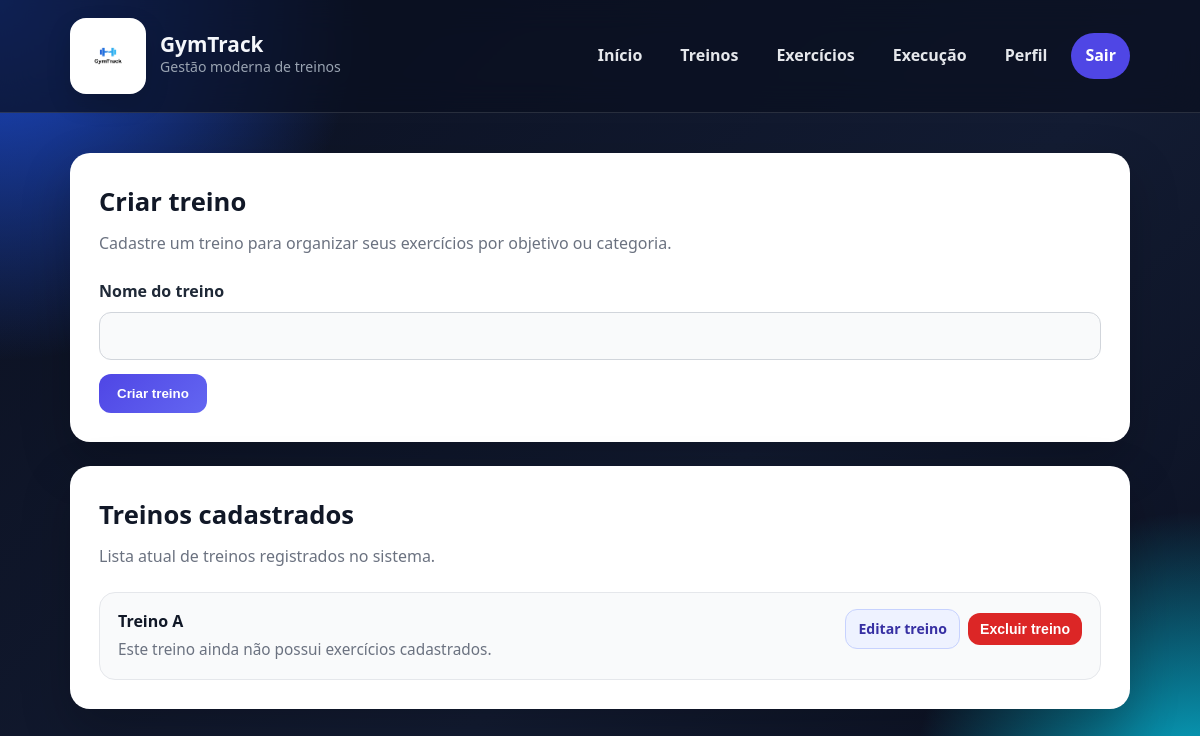
The app's page /treinos/ (signed in), older data.
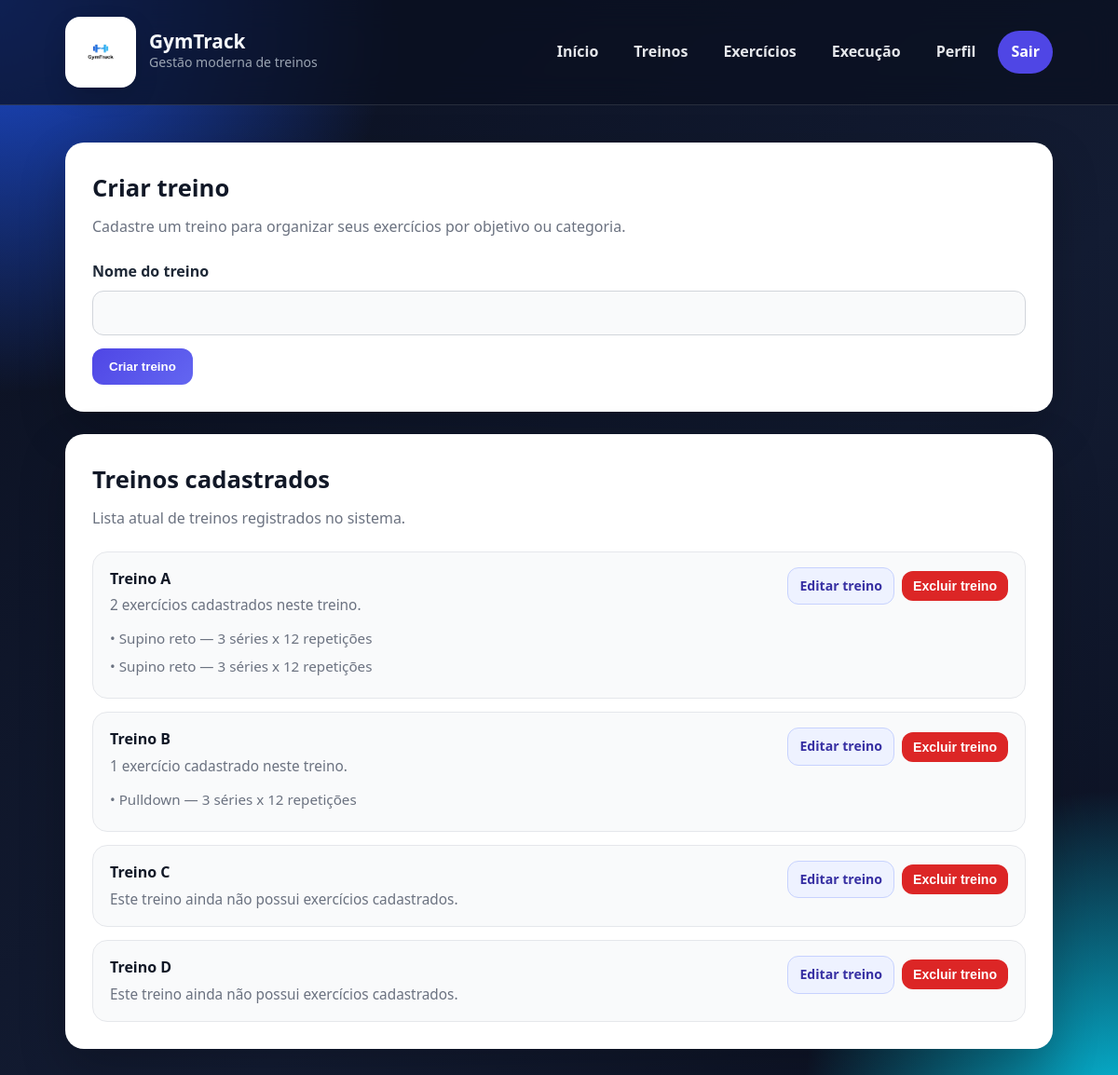
The same page, newer data.
### core/models.py (models this page shows, shortened)
class Treino(models.Model):
    usuario = models.ForeignKey(User, on_delete=models.CASCADE)
    nome = models.CharField(max_length=100)

class Exercicio(models.Model):
    treino = models.ForeignKey(Treino, on_delete=models.CASCADE, related_name='exercicios')
    exercicio_base = models.ForeignKey(
        ExercicioBase,
        on_delete=models.CASCADE,
        related_name='exercicios_do_sistema',
        null=True,
        blank=True
    )
    nome = models.CharField(max_length=100, blank=True, null=True)
    series = models.PositiveIntegerField()
    repeticoes = models.PositiveIntegerField()

class ExercicioBase(models.Model):
    nome = models.CharField(max_length=100, unique=True)
    grupo_muscular = models.CharField(max_length=50)

### core/views.py (the view)
# urls.py: path('treinos/', views.treinos_view, name='treinos'),
@login_required
def treinos_view(request):
    if request.method == 'POST':
        form = TreinoForm(request.POST)
        if form.is_valid():
            treino = form.save(commit=False)
            treino.usuario = request.user
            treino.save()
            messages.success(request, 'Treino criado com sucesso!')
            return redirect('treinos')
    else:
        form = TreinoForm()
    treinos = Treino.objects.filter(
        usuario=request.user
    ).prefetch_related('exercicios__exercicio_base')
    return render(request, 'core/treinos.html', {
        'form': form,
        'treinos': treinos
    })

### core/forms.py
class TreinoForm(forms.ModelForm):
    class Meta:
        model = Treino
        fields = ['nome']
        labels = {
            'nome': 'Nome do treino',
        }

### core/templates/core/treinos.html (shortened to what this page needs)
{% extends 'core/base.html' %}
{% block content %}
<section class="page-grid">
    <div class="content-card">
        <h2 class="section-title">Criar treino</h2>
        <p class="section-subtitle">
            Cadastre um treino para organizar seus exercícios por objetivo ou categoria.
        </p>
        <form method="post">
            <div class="form-grid">
                <div class="form-group full">
                    <label for="{{ form.nome.id_for_label }}">Nome do treino</label>
                    {{ form.nome }}
                </div>
            </div>
            <div class="form-actions">
                <button type="submit" class="btn btn-primary">Criar treino</button>
            </div>
        </form>
    </div>
    <div class="list-card">
        <h3 class="section-title">Treinos cadastrados</h3>
        <p class="section-subtitle">Lista atual de treinos registrados no sistema.</p>
        {% if treinos %}
            <ul class="items-list">
                {% for treino in treinos %}
                    <li class="item">
                        <div>
                            <strong>{{ treino.nome }}</strong>
                            {% if treino.exercicios.count > 0 %}
                                <span>
                                    {{ treino.exercicios.count }} exercício{{ treino.exercicios.count|pluralize }}
                                    cadastrado{{ treino.exercicios.count|pluralize }} neste treino.
                                </span>
                                <div class="exercise-preview-list">
                                    {% for exercicio in treino.exercicios.all %}
                                        <div class="exercise-preview-item">
                                            •
                                            {% if exercicio.exercicio_base %}
                                                {{ exercicio.exercicio_base.nome }}
                                            {% else %}
                                                {{ exercicio.nome }}
                                            {% endif %}
                                            — {{ exercicio.series }} séries x {{ exercicio.repeticoes }} repetições
                                        </div>
                                    {% endfor %}
                                </div>
                            {% else %}
                                <span>Este treino ainda não possui exercícios cadastrados.</span>
                            {% endif %}
                        </div>
                        <div class="treino-actions">
                            <a href="{% url 'editar_treino' treino.id %}" class="btn btn-secondary btn-sm">
                                Editar treino
                            </a>
                            <form method="post"
                                  action="{% url 'excluir_treino' treino.id %}"
                                  onsubmit="return confirm('Tem certeza que deseja excluir este treino? Todos os exercícios vinculados a ele também serão removidos.');">
                                <button type="submit" class="btn btn-danger btn-sm">
                                    Excluir treino
                                </button>
                            </form>
                        </div>
                    </li>
                {% endfor %}
            </ul>
        {% else %}
            <div class="empty-state">
                Nenhum treino cadastrado até o momento.
            </div>
        {% endif %}
    </div>
</section>
{% endblock %}

### core/templates/core/base.html (shortened to what this page needs)
{% load static %}
<!DOCTYPE html>
<html lang="pt-BR">
<head>
    <link rel="stylesheet" href="{% static 'css/style.css' %}">
</head>
<body>
<div class="page-shell">
    <header class="topbar">
        <div class="topbar-inner">
            <div class="brand">
                <div class="brand-logo">
                    <img src="{% static 'images/logo.png' %}" alt="Logo do GymTrack">
                </div>
                <div class="brand-text">
                    <h1>GymTrack</h1>
                    <p>Gestão moderna de treinos</p>
                </div>
            </div>
            {% if user.is_authenticated %}
                <nav class="nav">
                    <a href="{% url 'home' %}">Início</a>
                    <a href="{% url 'treinos' %}">Treinos</a>
                    <a href="{% url 'exercicios' %}">Exercícios</a>
                    <a href="{% url 'execucao' %}">Execução</a>
                    <a href="{% url 'perfil' %}">Perfil</a>
                    <a href="{% url 'logout' %}" class="nav-primary">Sair</a>
                </nav>
            {% else %}
                <nav class="nav">
                    <a href="{% url 'login' %}">Entrar</a>
                    <a href="{% url 'register' %}" class="nav-primary">Cadastrar</a>
                </nav>
            {% endif %}
        </div>
    </header>
    <main class="main-container">
    {% block content %}{% endblock %}
</main>
</div>
</body>
</html>

### static/css/style.css (style rules this page uses)
:root { --bg: #0b1020; --bg-soft: #121a2f; --card: rgba(255, 255, 255, 0.08); --card-solid: #ffffff; --text: #f5f7fb; --text-dark: #111827; --muted: #9aa4b2; --primary: #4f46e5; --primary-hover: #4338ca; --secondary: #06b6d4; --success: #16a34a; --danger: #dc2626; --warning-bg: #fee2e2; --warning-text: #991b1b; --border: rgba(255, 255, 255, 0.12); --shadow: 0 20px 50px rgba(0, 0, 0, 0.22); --radius: 20px; --radius-sm: 12px; --container: 1100px; }
* { margin: 0; padding: 0; box-sizing: border-box; }
html { scroll-behavior: smooth; }
body { font-family: "Segoe UI", Arial, sans-serif; background: radial-gradient(circle at top left, #1d4ed8 0%, transparent 25%), radial-gradient(circle at bottom right, #06b6d4 0%, transparent 20%), linear-gradient(135deg, #0b1020, #131c33 60%, #0b1020); color: var(--text); min-height: 100vh; line-height: 1.6; }
a { text-decoration: none; color: inherit; }
img { max-width: 100%; display: block; }
.page-shell { min-height: 100vh; display: flex; flex-direction: column; }
.topbar { position: sticky; top: 0; z-index: 50; backdrop-filter: blur(16px); background: rgba(11, 16, 32, 0.72); border-bottom: 1px solid var(--border); }
.topbar-inner { max-width: var(--container); margin: 0 auto; padding: 18px 20px; display: flex; align-items: center; justify-content: space-between; gap: 20px; }
.brand { display: flex; align-items: center; gap: 14px; min-width: 0; }
.brand-logo { width: 76px; height: 76px; background: white; border-radius: 16px; padding: 8px; display: flex; align-items: center; justify-content: center; box-shadow: 0 10px 25px rgba(0, 0, 0, 0.15); overflow: hidden; flex-shrink: 0; }
.brand-logo img { width: 100%; height: 100%; object-fit: contain; display: block; }
.brand-text { min-width: 0; }
.brand-text h1 { font-size: 1.3rem; line-height: 1.1; word-break: break-word; }
.brand-text p { font-size: 0.88rem; color: var(--muted); }
.nav { display: flex; flex-wrap: wrap; gap: 10px; align-items: center; justify-content: flex-end; }
.nav a { padding: 10px 14px; border-radius: 999px; color: #e5e7eb; font-weight: 600; transition: 0.25s ease; white-space: nowrap; }
.nav a.nav-primary { background: var(--primary); color: white; }
.main-container { width: 100%; max-width: var(--container); margin: 0 auto; padding: 40px 20px 60px; flex: 1; }
.hero-panel, .content-card, .sidebar-card, .auth-card, .list-card, .info-card { border: 1px solid var(--border); border-radius: var(--radius); box-shadow: var(--shadow); }
.btn { border: none; cursor: pointer; padding: 12px 18px; border-radius: 12px; font-weight: 700; transition: 0.25s ease; display: inline-flex; align-items: center; justify-content: center; gap: 8px; text-align: center; }
.btn-primary { background: linear-gradient(135deg, var(--primary), #6366f1); color: white; }
.btn-secondary { background: #eef2ff; color: #3730a3; border: 1px solid #c7d2fe; }
.btn-danger { background: #dc2626; color: white; }
.page-grid { display: grid; grid-template-columns: 1fr; gap: 24px; }
.content-card, .list-card, .info-card { background: var(--card-solid); color: var(--text-dark); padding: 28px; }
.section-title { font-size: 1.6rem; margin-bottom: 8px; color: var(--text-dark); }
.section-subtitle { color: #6b7280; margin-bottom: 22px; }
.form-grid { display: grid; grid-template-columns: 1fr 1fr; gap: 18px; }
.form-group { display: flex; flex-direction: column; gap: 8px; }
.form-group.full { grid-column: 1 / -1; }
.form-group label { font-weight: 700; color: #1f2937; }
.form-group input, .form-group select, .form-group textarea { width: 100%; min-width: 0; padding: 14px 14px; border-radius: 12px; border: 1px solid #d1d5db; background: #f9fafb; font-size: 1rem; transition: 0.2s ease; outline: none; }
.form-actions { margin-top: 14px; display: flex; gap: 12px; flex-wrap: wrap; }
.items-list { list-style: none; display: grid; gap: 14px; margin-top: 18px; }
.item { background: #f9fafb; border: 1px solid #e5e7eb; border-radius: 16px; padding: 16px 18px; display: flex; align-items: flex-start; justify-content: space-between; gap: 16px; }
.item strong { color: #111827; display: block; margin-bottom: 3px; }
.item span { color: #6b7280; font-size: 0.96rem; }
.exercise-preview-list { margin-top: 10px; }
.exercise-preview-item { margin-bottom: 6px; color: #6b7280; font-size: 0.95rem; }
.btn-sm { padding: 8px 12px; font-size: 0.88rem; }
.treino-actions { display: flex; gap: 8px; flex-wrap: wrap; align-items: center; }

Row changes from the older to the newer data that the page shows:
shown differently, row unchanged: Treino "Treino A": exercicios.count (not shown) → "2"; text "Este treino ainda não possui exercícios cadastrados." → "exercício cadastrado neste treino."
added Exercicio: exercicio_base.nome "Supino reto", series "3", repeticoes "12", shown under Treino "Treino A"
added Exercicio: exercicio_base.nome "Supino reto", series "3", repeticoes "12", shown under Treino "Treino A"
added Treino: nome "Treino B", exercicios.count "1"
added Exercicio: exercicio_base.nome "Pulldown", series "3", repeticoes "12", shown under "Treino B"
added Treino: nome "Treino C", shows "Este treino ainda não possui exercícios cadastrados."
added Treino: nome "Treino D", shows "Este treino ainda não possui exercícios cadastrados."
